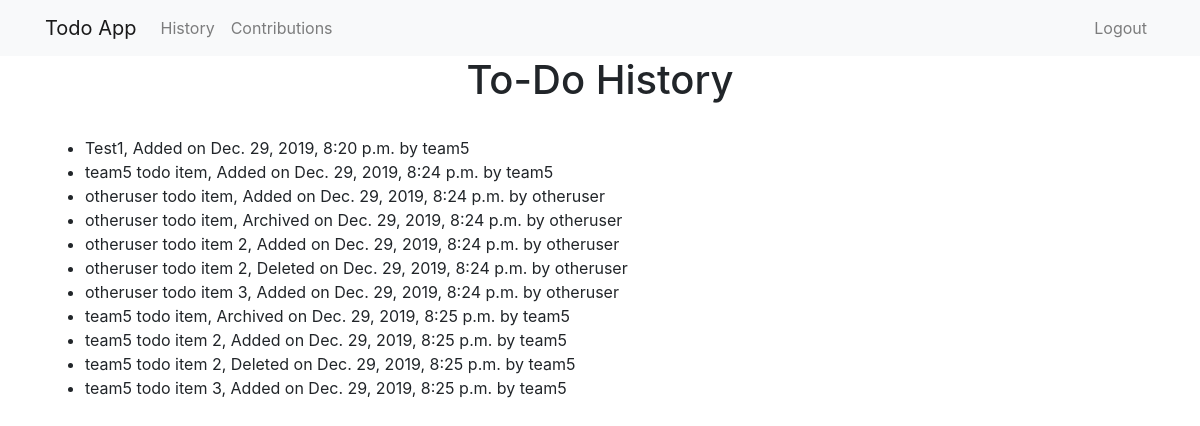
The page /todo/history/ (signed in) on the database its author committed.
### todo/models.py (models this page shows)
class ArchivedItem(models.Model):
    content = models.TextField()
    time = models.DateTimeField(auto_now=True)
    info = models.CharField(max_length=50, default='' )
    username =  models.CharField(max_length=50, default='')

### todo/views.py (the view)
# urls.py: path('history/', views.history, name='history'),
def history(request):
    all_archived_items = ArchivedItem.objects.all()
    return render(request, "history.html",
    {'all_archived_items': all_archived_items})

### todo/templates/history.html (shortened to what this page needs)
{% extends "base.html" %}
{% block page_content %}
<center><h1>To-Do History </h1></center>
<ul>
    {% if user.is_authenticated %}
        {% for archived_item in all_archived_items %}
            <li>{{archived_item.content}}, {{archived_item.info}} {{archived_item.time}} by {{archived_item.username}}
            </li>
        {% endfor %}
    {% else %}
        <h4>Login to view History</h4>
    {% endif %}
</ul>
{% endblock %}

### todoapp/templates/base.html (shortened to what this page needs)
<link rel="stylesheet" href="https://stackpath.bootstrapcdn.com/bootstrap/4.1.3/css/bootstrap.min.css">
<nav class="navbar navbar-expand-lg navbar-light bg-light">
    <div class="container">
        <a class="navbar-brand" href="{% url 'todo' %}">Todo App</a>
        <div class="collapse navbar-collapse" id="navbarSupportedContent">
          <ul class="navbar-nav mr-auto">
            <li class="nav-item">
              <a class="nav-link" name="history-button" href="{% url 'history' %}">History</a>
            </li>
            <li class="nav-item">
              <a class="nav-link" name="contributions-button" href="{% url 'contributions' %}">Contributions</a>
            </li>
          </ul>
          <ul class="navbar-nav ml-auto">
            <li class="nav-item">
                {% if user.is_authenticated %}
                  <a class="nav-link" name="logout-button" href="{% url 'logout' %}">Logout</a>
                {% else %}
                  <a class="nav-link" name="login-button" href="{% url 'login' %}">Login</a>
                {% endif %}
            </li>
        </ul>
        </div>
    </div>
</nav>
<div class="container">
    {% block page_content %}{% endblock %}
</div>

### rows shown on the page
ArchivedItem: content "Test1", info "Added on", time "Dec. 29, 2019, 8:20 p.m.", username "team5"
ArchivedItem: content "team5 todo item", info "Added on", time "Dec. 29, 2019, 8:24 p.m.", username "team5"
ArchivedItem: content "otheruser todo item", info "Added on", time "Dec. 29, 2019, 8:24 p.m.", username "otheruser"
ArchivedItem: content "otheruser todo item", info "Archived on", time "Dec. 29, 2019, 8:24 p.m.", username "otheruser"
ArchivedItem: content "otheruser todo item 2", info "Added on", time "Dec. 29, 2019, 8:24 p.m.", username "otheruser"
ArchivedItem: content "otheruser todo item 2", info "Deleted on", time "Dec. 29, 2019, 8:24 p.m.", username "otheruser"
ArchivedItem: content "otheruser todo item 3", info "Added on", time "Dec. 29, 2019, 8:24 p.m.", username "otheruser"
ArchivedItem: content "team5 todo item", info "Archived on", time "Dec. 29, 2019, 8:25 p.m.", username "team5"
ArchivedItem: content "team5 todo item 2", info "Added on", time "Dec. 29, 2019, 8:25 p.m.", username "team5"
ArchivedItem: content "team5 todo item 2", info "Deleted on", time "Dec. 29, 2019, 8:25 p.m.", username "team5"
ArchivedItem: content "team5 todo item 3", info "Added on", time "Dec. 29, 2019, 8:25 p.m.", username "team5"
